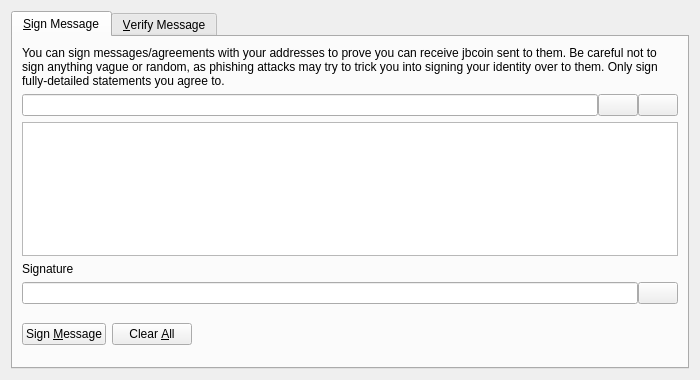
<?xml version="1.0" encoding="UTF-8"?>
<ui version="4.0">
 <class>SignVerifyMessageDialog</class>
 <widget class="QDialog" name="SignVerifyMessageDialog">
  <property name="geometry">
   <rect>
    <x>0</x>
    <y>0</y>
    <width>700</width>
    <height>380</height>
   </rect>
  </property>
  <property name="windowTitle">
   <string>Signatures - Sign / Verify a Message</string>
  </property>
  <property name="modal">
   <bool>true</bool>
  </property>
  <layout class="QVBoxLayout" name="verticalLayout">
   <item>
    <widget class="QTabWidget" name="tabWidget">
     <property name="currentIndex">
      <number>0</number>
     </property>
     <widget class="QWidget" name="tabSignMessage">
      <attribute name="title">
       <string>&amp;Sign Message</string>
      </attribute>
      <layout class="QVBoxLayout" name="verticalLayout_SM">
       <item>
        <widget class="QLabel" name="infoLabel_SM">
         <property name="text">
          <string>You can sign messages/agreements with your addresses to prove you can receive jbcoin sent to them. Be careful not to sign anything vague or random, as phishing attacks may try to trick you into signing your identity over to them. Only sign fully-detailed statements you agree to.</string>
         </property>
         <property name="textFormat">
          <enum>Qt::PlainText</enum>
         </property>
         <property name="wordWrap">
          <bool>true</bool>
         </property>
        </widget>
       </item>
       <item>
        <layout class="QHBoxLayout" name="horizontalLayout_1_SM">
         <property name="spacing">
          <number>0</number>
         </property>
         <item>
          <widget class="QValidatedLineEdit" name="addressIn_SM">
           <property name="toolTip">
            <string>The JBCoin address to sign the message with</string>
           </property>
          </widget>
         </item>
         <item>
          <widget class="QPushButton" name="addressBookButton_SM">
           <property name="toolTip">
            <string>Choose previously used address</string>
           </property>
           <property name="text">
            <string/>
           </property>
           <property name="icon">
            <iconset resource="../bitcoin.qrc">
             <normaloff>:/icons/address-book</normaloff>:/icons/address-book</iconset>
           </property>
           <property name="shortcut">
            <string>Alt+A</string>
           </property>
           <property name="autoDefault">
            <bool>false</bool>
           </property>
          </widget>
         </item>
         <item>
          <widget class="QPushButton" name="pasteButton_SM">
           <property name="toolTip">
            <string>Paste address from clipboard</string>
           </property>
           <property name="text">
            <string/>
           </property>
           <property name="icon">
            <iconset resource="../bitcoin.qrc">
             <normaloff>:/icons/editpaste</normaloff>:/icons/editpaste</iconset>
           </property>
           <property name="shortcut">
            <string>Alt+P</string>
           </property>
           <property name="autoDefault">
            <bool>false</bool>
           </property>
          </widget>
         </item>
        </layout>
       </item>
       <item>
        <widget class="QPlainTextEdit" name="messageIn_SM">
         <property name="toolTip">
          <string>Enter the message you want to sign here</string>
         </property>
        </widget>
       </item>
       <item>
        <widget class="QLabel" name="signatureLabel_SM">
         <property name="text">
          <string>Signature</string>
         </property>
         <property name="textFormat">
          <enum>Qt::PlainText</enum>
         </property>
        </widget>
       </item>
       <item>
        <layout class="QHBoxLayout" name="horizontalLayout_2_SM">
         <property name="spacing">
          <number>0</number>
         </property>
         <item>
          <widget class="QLineEdit" name="signatureOut_SM">
           <property name="font">
            <font>
             <italic>true</italic>
            </font>
           </property>
           <property name="readOnly">
            <bool>true</bool>
           </property>
          </widget>
         </item>
         <item>
          <widget class="QPushButton" name="copySignatureButton_SM">
           <property name="toolTip">
            <string>Copy the current signature to the system clipboard</string>
           </property>
           <property name="text">
            <string/>
           </property>
           <property name="icon">
            <iconset resource="../bitcoin.qrc">
             <normaloff>:/icons/editcopy</normaloff>:/icons/editcopy</iconset>
           </property>
           <property name="autoDefault">
            <bool>false</bool>
           </property>
          </widget>
         </item>
        </layout>
       </item>
       <item>
        <layout class="QHBoxLayout" name="horizontalLayout_3_SM">
         <item>
          <widget class="QPushButton" name="signMessageButton_SM">
           <property name="toolTip">
            <string>Sign the message to prove you own this JBCoin address</string>
           </property>
           <property name="text">
            <string>Sign &amp;Message</string>
           </property>
           <property name="icon">
            <iconset resource="../bitcoin.qrc">
             <normaloff>:/icons/edit</normaloff>:/icons/edit</iconset>
           </property>
           <property name="autoDefault">
            <bool>false</bool>
           </property>
          </widget>
         </item>
         <item>
          <widget class="QPushButton" name="clearButton_SM">
           <property name="toolTip">
            <string>Reset all sign message fields</string>
           </property>
           <property name="text">
            <string>Clear &amp;All</string>
           </property>
           <property name="icon">
            <iconset resource="../bitcoin.qrc">
             <normaloff>:/icons/remove</normaloff>:/icons/remove</iconset>
           </property>
           <property name="autoDefault">
            <bool>false</bool>
           </property>
          </widget>
         </item>
         <item>
          <spacer name="horizontalSpacer_1_SM">
           <property name="orientation">
            <enum>Qt::Horizontal</enum>
           </property>
           <property name="sizeHint" stdset="0">
            <size>
             <width>40</width>
             <height>48</height>
            </size>
           </property>
          </spacer>
         </item>
         <item>
          <widget class="QLabel" name="statusLabel_SM">
           <property name="font">
            <font>
             <weight>75</weight>
             <bold>true</bold>
            </font>
           </property>
           <property name="text">
            <string/>
           </property>
           <property name="wordWrap">
            <bool>true</bool>
           </property>
          </widget>
         </item>
         <item>
          <spacer name="horizontalSpacer_2_SM">
           <property name="orientation">
            <enum>Qt::Horizontal</enum>
           </property>
           <property name="sizeHint" stdset="0">
            <size>
             <width>40</width>
             <height>48</height>
            </size>
           </property>
          </spacer>
         </item>
        </layout>
       </item>
      </layout>
     </widget>
     <widget class="QWidget" name="tabVerifyMessage">
      <attribute name="title">
       <string>&amp;Verify Message</string>
      </attribute>
      <layout class="QVBoxLayout" name="verticalLayout_VM">
       <item>
        <widget class="QLabel" name="infoLabel_VM">
         <property name="text">
          <string>Enter the receiver's address, message (ensure you copy line breaks, spaces, tabs, etc. exactly) and signature below to verify the message. Be careful not to read more into the signature than what is in the signed message itself, to avoid being tricked by a man-in-the-middle attack. Note that this only proves the signing party receives with the address, it cannot prove sendership of any transaction!</string>
         </property>
         <property name="textFormat">
          <enum>Qt::PlainText</enum>
         </property>
         <property name="alignment">
          <set>Qt::AlignLeading|Qt::AlignLeft|Qt::AlignTop</set>
         </property>
         <property name="wordWrap">
          <bool>true</bool>
         </property>
        </widget>
       </item>
       <item>
        <layout class="QHBoxLayout" name="horizontalLayout_1_VM">
         <property name="spacing">
          <number>0</number>
         </property>
         <item>
          <widget class="QValidatedLineEdit" name="addressIn_VM">
           <property name="toolTip">
            <string>The JBCoin address the message was signed with</string>
           </property>
          </widget>
         </item>
         <item>
          <widget class="QPushButton" name="addressBookButton_VM">
           <property name="toolTip">
            <string>Choose previously used address</string>
           </property>
           <property name="text">
            <string/>
           </property>
           <property name="icon">
            <iconset resource="../bitcoin.qrc">
             <normaloff>:/icons/address-book</normaloff>:/icons/address-book</iconset>
           </property>
           <property name="shortcut">
            <string>Alt+A</string>
           </property>
           <property name="autoDefault">
            <bool>false</bool>
           </property>
          </widget>
         </item>
        </layout>
       </item>
       <item>
        <widget class="QPlainTextEdit" name="messageIn_VM"/>
       </item>
       <item>
        <widget class="QValidatedLineEdit" name="signatureIn_VM"/>
       </item>
       <item>
        <layout class="QHBoxLayout" name="horizontalLayout_2_VM">
         <item>
          <widget class="QPushButton" name="verifyMessageButton_VM">
           <property name="toolTip">
            <string>Verify the message to ensure it was signed with the specified JBCoin address</string>
           </property>
           <property name="text">
            <string>Verify &amp;Message</string>
           </property>
           <property name="icon">
            <iconset resource="../bitcoin.qrc">
             <normaloff>:/icons/transaction_0</normaloff>:/icons/transaction_0</iconset>
           </property>
           <property name="autoDefault">
            <bool>false</bool>
           </property>
          </widget>
         </item>
         <item>
          <widget class="QPushButton" name="clearButton_VM">
           <property name="toolTip">
            <string>Reset all verify message fields</string>
           </property>
           <property name="text">
            <string>Clear &amp;All</string>
           </property>
           <property name="icon">
            <iconset resource="../bitcoin.qrc">
             <normaloff>:/icons/remove</normaloff>:/icons/remove</iconset>
           </property>
           <property name="autoDefault">
            <bool>false</bool>
           </property>
          </widget>
         </item>
         <item>
          <spacer name="horizontalSpacer_1_VM">
           <property name="orientation">
            <enum>Qt::Horizontal</enum>
           </property>
           <property name="sizeHint" stdset="0">
            <size>
             <width>40</width>
             <height>48</height>
            </size>
           </property>
          </spacer>
         </item>
         <item>
          <widget class="QLabel" name="statusLabel_VM">
           <property name="font">
            <font>
             <weight>75</weight>
             <bold>true</bold>
            </font>
           </property>
           <property name="text">
            <string/>
           </property>
           <property name="wordWrap">
            <bool>true</bool>
           </property>
          </widget>
         </item>
         <item>
          <spacer name="horizontalSpacer_2_VM">
           <property name="orientation">
            <enum>Qt::Horizontal</enum>
           </property>
           <property name="sizeHint" stdset="0">
            <size>
             <width>40</width>
             <height>48</height>
            </size>
           </property>
          </spacer>
         </item>
        </layout>
       </item>
      </layout>
     </widget>
    </widget>
   </item>
  </layout>
 </widget>
 <customwidgets>
  <customwidget>
   <class>QValidatedLineEdit</class>
   <extends>QLineEdit</extends>
   <header>qvalidatedlineedit.h</header>
  </customwidget>
 </customwidgets>
 <resources>
  <include location="../bitcoin.qrc"/>
 </resources>
 <connections/>
</ui>
